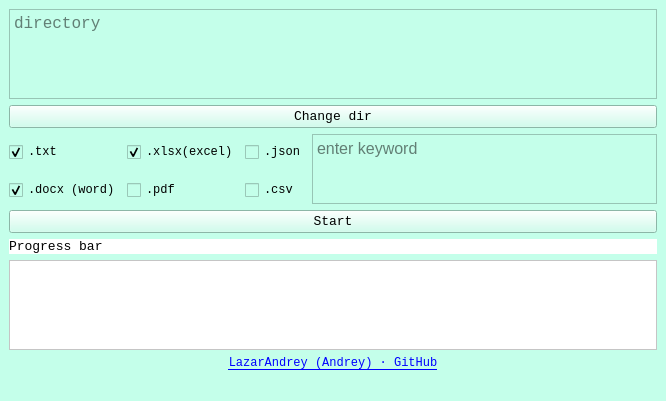
<?xml version="1.0" encoding="UTF-8"?>
<ui version="4.0">
 <class>MainWindow</class>
 <widget class="QMainWindow" name="MainWindow">
  <property name="geometry">
   <rect>
    <x>0</x>
    <y>0</y>
    <width>666</width>
    <height>401</height>
   </rect>
  </property>
  <property name="font">
   <font>
    <family>Lucida Console</family>
    <pointsize>10</pointsize>
   </font>
  </property>
  <property name="windowTitle">
   <string>File Finder</string>
  </property>
  <property name="styleSheet">
   <string notr="true">background-color: rgb(196, 255, 234);</string>
  </property>
  <widget class="QWidget" name="centralwidget">
   <layout class="QGridLayout" name="gridLayout">
    <item row="15" column="0" colspan="4">
     <widget class="QLabel" name="label">
      <property name="font">
       <font>
        <family>Lucida Console</family>
        <pointsize>10</pointsize>
       </font>
      </property>
      <property name="styleSheet">
       <string notr="true">background-color: rgb(255, 255, 255);</string>
      </property>
      <property name="text">
       <string>Progress bar</string>
      </property>
     </widget>
    </item>
    <item row="1" column="0" colspan="4">
     <widget class="QPushButton" name="pushButton">
      <property name="font">
       <font>
        <family>Lucida Console</family>
        <pointsize>10</pointsize>
       </font>
      </property>
      <property name="text">
       <string>Change dir</string>
      </property>
     </widget>
    </item>
    <item row="14" column="0" colspan="4">
     <widget class="QPushButton" name="pushButton_2">
      <property name="font">
       <font>
        <family>Lucida Console</family>
        <pointsize>10</pointsize>
       </font>
      </property>
      <property name="text">
       <string>Start</string>
      </property>
     </widget>
    </item>
    <item row="3" column="0">
     <widget class="QCheckBox" name="checkBox_txt">
      <property name="font">
       <font>
        <family>Lucida Console</family>
       </font>
      </property>
      <property name="acceptDrops">
       <bool>false</bool>
      </property>
      <property name="text">
       <string>.txt</string>
      </property>
      <property name="checked">
       <bool>true</bool>
      </property>
     </widget>
    </item>
    <item row="0" column="0" colspan="4">
     <widget class="QTextEdit" name="textEdit">
      <property name="font">
       <font>
        <family>Lucida Console</family>
        <pointsize>12</pointsize>
       </font>
      </property>
      <property name="placeholderText">
       <string>directory</string>
      </property>
     </widget>
    </item>
    <item row="16" column="0" colspan="4">
     <widget class="QListWidget" name="listWidget">
      <property name="styleSheet">
       <string notr="true">background-color: rgb(255, 255, 255);</string>
      </property>
     </widget>
    </item>
    <item row="3" column="1">
     <widget class="QCheckBox" name="checkBox_xlsx">
      <property name="font">
       <font>
        <family>Lucida Console</family>
       </font>
      </property>
      <property name="text">
       <string>.xlsx(excel)</string>
      </property>
      <property name="checked">
       <bool>true</bool>
      </property>
     </widget>
    </item>
    <item row="3" column="2">
     <widget class="QCheckBox" name="checkBox_json">
      <property name="font">
       <font>
        <family>Lucida Console</family>
       </font>
      </property>
      <property name="text">
       <string>.json</string>
      </property>
     </widget>
    </item>
    <item row="4" column="2">
     <widget class="QCheckBox" name="checkBox_csv">
      <property name="font">
       <font>
        <family>Lucida Console</family>
       </font>
      </property>
      <property name="text">
       <string>.csv</string>
      </property>
     </widget>
    </item>
    <item row="4" column="1">
     <widget class="QCheckBox" name="checkBox_pdf">
      <property name="font">
       <font>
        <family>Lucida Console</family>
       </font>
      </property>
      <property name="text">
       <string>.pdf</string>
      </property>
     </widget>
    </item>
    <item row="4" column="0">
     <widget class="QCheckBox" name="checkBox_docx">
      <property name="font">
       <font>
        <family>Lucida Console</family>
       </font>
      </property>
      <property name="text">
       <string>.docx (word)</string>
      </property>
      <property name="checked">
       <bool>true</bool>
      </property>
     </widget>
    </item>
    <item row="3" column="3" rowspan="2">
     <widget class="QTextEdit" name="textEdit_2">
      <property name="font">
       <font>
        <pointsize>12</pointsize>
       </font>
      </property>
      <property name="placeholderText">
       <string>enter keyword</string>
      </property>
     </widget>
    </item>
    <item row="17" column="0" colspan="4">
     <widget class="QLabel" name="label_2">
      <property name="font">
       <font>
        <family>Lucida Console</family>
       </font>
      </property>
      <property name="acceptDrops">
       <bool>false</bool>
      </property>
      <property name="layoutDirection">
       <enum>Qt::LeftToRight</enum>
      </property>
      <property name="text">
       <string>&lt;html&gt;&lt;head/&gt;&lt;body&gt;&lt;p&gt;&lt;a href=&quot;https://github.com/LazarAndrey&quot;&gt;&lt;span style=&quot; text-decoration: underline; color:#0000ff;&quot;&gt;LazarAndrey (Andrey) · GitHub&lt;/span&gt;&lt;/a&gt;&lt;/p&gt;&lt;/body&gt;&lt;/html&gt;</string>
      </property>
      <property name="alignment">
       <set>Qt::AlignCenter</set>
      </property>
      <property name="openExternalLinks">
       <bool>true</bool>
      </property>
     </widget>
    </item>
   </layout>
  </widget>
  <widget class="QStatusBar" name="statusbar"/>
 </widget>
 <resources/>
 <connections/>
</ui>
